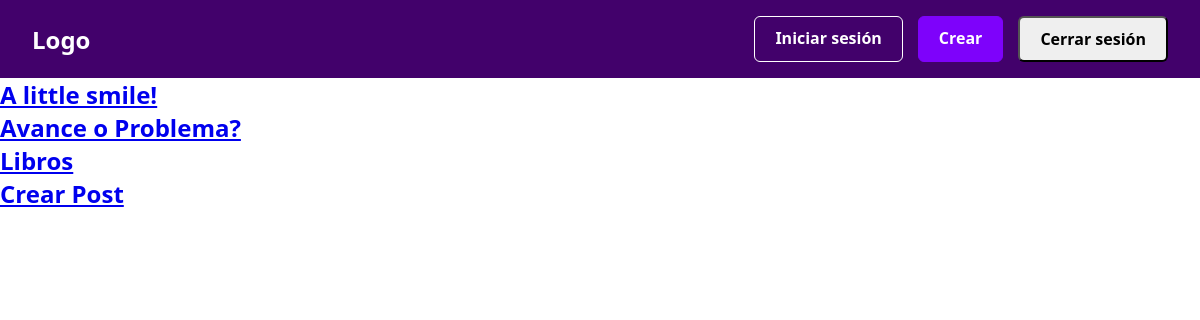
The app's page /post_2, older data.
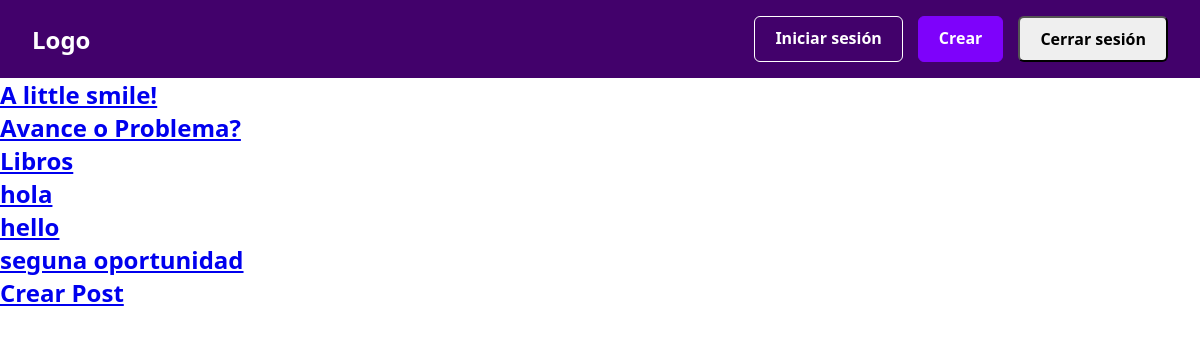
The same page, newer data.
### post_2/models.py (models this page shows, shortened)
class Publicacion(models.Model):
    title = models.CharField(max_length=100)
    pub_date = models.DateTimeField(auto_now_add=True)
    description = models.TextField()
    image = models.ImageField(upload_to= 'static/upload_imagen', blank=True)   #aqui se registra la direccion de la imagenes (que en este caso estan es static)
    author = models.CharField(max_length=100)
    class Meta:
        verbose_name_plural = "Publicaciones"

### post_2/views.py (the view)
# urls.py: path('', PostListView.as_view(), name='post_list'),                              #aqui se registra la vista del html post_list
class PostListView(ListView):
    template_name = "post_list.html"
    model = Publicacion
    context_object_name = 'posts'                           # con este comando se puede modificar el nombre de las listas que se muestran en el template

### templates/post_list.html
    {% extends "includes/navbar.html" %}
    {% block content %}
{% for publicacion in object_list %}
    <h2><a href="{% url 'post_details' publicacion.pk %}" >{{publicacion.title}}</a></h2>
{% empty %}
<h1>hi</h1>
{% endfor %}
<h2><a href="{% url 'post_create' %}">Crear Post</a></h2>
{% endblock %}

### templates/includes/navbar.html (shortened to what this page needs)
<html lang="es">
<head>
</head>
<body>
    <nav>
        <div class="logo">Logo</div>
        <div class="buttons">
            <a href="{% url 'login' %}" class="btn-nav btn-login">Iniciar sesión</a>
            <a href="{% url 'signup' %}" class="btn-nav btn-signup">Crear</a>
            <form action="{% url 'logout' %}" method="post">
                <button type="submit" class="btn-nav btn-logout">Cerrar sesión</button>
            </form>
        </div>
    </nav>
    {% block content %}{% endblock %}
</body>
</html>

### templates/includes/navbar.html (style rules this page uses)
* { margin: 0; padding: 0; box-sizing: border-box; font-family: 'Segoe UI', Arial, sans-serif; }
nav { background-color: #42016b; padding: 1rem 2rem; display: flex; justify-content: space-between; align-items: center; }
.logo { color: white; font-weight: bold; font-size: 1.5rem; }
.buttons { display: flex; gap: 15px; }
.btn-nav { padding: 10px 20px; border-radius: 6px; font-size: 16px; font-weight: 600; cursor: pointer; transition: all 0.3s ease; text-decoration: none; text-align: center; }
.btn-login { background-color: transparent; color: white; border: 1px solid white; }
.btn-signup { background-color: #7e02fb; color: white; border: 1px solid #7e02fb; }

Row changes from the older to the newer data that the page shows:
added Publicacion: title "hola"
added Publicacion: title "hello"
added Publicacion: title "seguna oportunidad"
